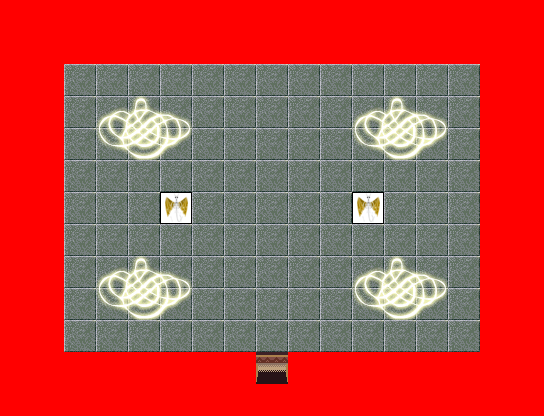

The image is a tile-based game level rendered from a .tmx file. Its description and source (layers, tilesets, objects; grid data summarised) follow:
An orthogonal 17x13 tile map with 32x32 px tiles, 8 tile layers (0_floor, 1_terrain, 2_object, 3_roof, ...), 8 tilesets.

<map version="1.0" orientation="orthogonal" renderorder="right-down" width="17" height="13" tilewidth="32" tileheight="32" nextobjectid="1">
 <tileset firstgid="1" name="int_wall_dark_red" tilewidth="32" tileheight="32" tilecount="16" columns="4">
  <image source="../../tileset/building/wall/int_wall_dark_red.png" width="128" height="128" />
 </tileset>
 <tileset firstgid="17" name="int_wall_dark_red_corners" tilewidth="32" tileheight="32" tilecount="16" columns="4">
  <image source="../../tileset/building/wall/int_wall_dark_red_corners.png" width="128" height="128" />
 </tileset>
 <tileset firstgid="33" name="dark_red_ns" tilewidth="32" tileheight="32" tilecount="12" columns="3">
  <image source="../../tileset/building/entrance/dark_red_ns.png" width="96" height="128" />
 </tileset>
 <tileset firstgid="45" name="collision" tilewidth="32" tileheight="32" tilecount="1" columns="1">
  <image source="../../tileset/logic/collision.png" width="32" height="32" />
 </tileset>
 <tileset firstgid="46" name="obrazy" tilewidth="32" tileheight="32" tilecount="32" columns="8">
  <image source="../../tileset/pol/wyposazenie/obrazy.png" width="256" height="128" />
 </tileset>
 <tileset firstgid="78" name="kafelki" tilewidth="32" tileheight="32" tilecount="36" columns="6">
  <image source="../../tileset/pol/domki/podloga/kafelki_blyszczace.png" width="192" height="192" />
 </tileset>
 <tileset firstgid="114" name="kafelki2" tilewidth="32" tileheight="32" tilecount="6" columns="3">
  <image source="../../tileset/pol/domki/podloga/kafelki_blyszczace2.png" width="96" height="64" />
 </tileset>
 <tileset firstgid="120" name="huge_animal" tilewidth="32" tileheight="32" tilecount="14" columns="14">
  <image source="../../tileset/logic/creature/huge_animal.png" width="451" height="32" />
 </tileset>
 <layer name="0_floor" width="17" height="13">
  <data>[221 cells, 161 non-empty, 7 distinct tile ids]</data>
 </layer>
 <layer name="1_terrain" width="17" height="13">
  <data>[221 cells, 104 non-empty, 21 distinct tile ids]</data>
 </layer>
 <layer name="2_object" width="17" height="13">
  <data>[221 cells, 20 non-empty, 20 distinct tile ids]</data>
 </layer>
 <layer name="3_roof" width="17" height="13">
  <data>[221 cells, 0 non-empty, 0 distinct tile ids]</data>
 </layer>
 <layer name="4_roof_add" width="17" height="13">
  <data>[221 cells, 0 non-empty, 0 distinct tile ids]</data>
 </layer>
 <layer name="objects" width="17" height="13">
  <data>[221 cells, 2 non-empty, 1 distinct tile ids]</data>
 </layer>
 <layer name="collision" width="17" height="13">
  <data>[221 cells, 103 non-empty, 1 distinct tile ids]</data>
 </layer>
 <layer name="protection" width="17" height="13">
  <data>[221 cells, 0 non-empty, 0 distinct tile ids]</data>
 </layer>
</map>
